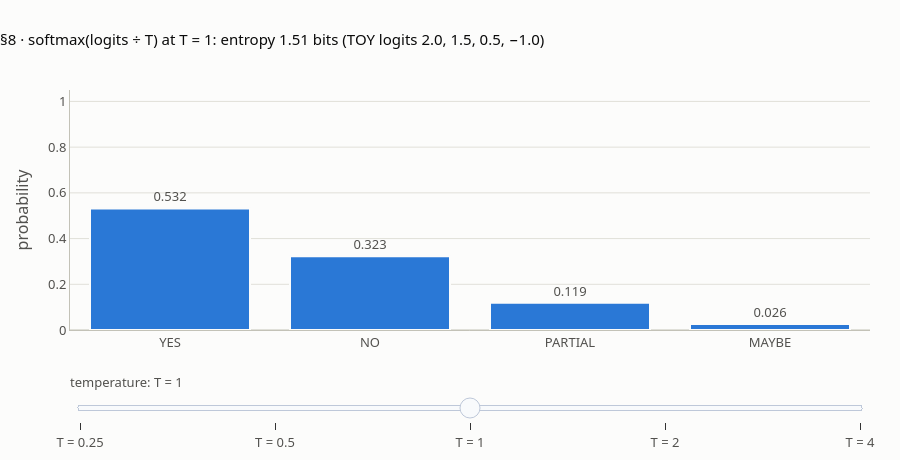

Notebook code cell kept with this figure:
### Markdown cell above
## 8 · Temperature reshapes the odds

**What this verifies** (lesson step 8, `#temperature`; fact S7). **Toy** scores (logits) for four answers YES / NO / PARTIAL / MAYBE: [2.0, 1.5, 0.5, −1.0]. These are made up, not from any model; Groq does not return logprobs, so the real numbers cannot be shown.
- probability = softmax(logits ÷ T). Small T sharpens the same scores; large T flattens them;
- entropy (how spread out the odds are, in bits) rises with T: 0.55 at T = 0.25, 1.51 at T = 1, 1.95 at T = 4;
- 1,000 seeded draws (numpy `default_rng(0)`, one generator used in sequence for T = 0.5, 1, 2) follow the probabilities;
- Groq turns T = 0 into 1e-8: with these scores, that is the top answer with probability 1 (greedy).

Repeatability: `seed` is best effort on Groq; on GPU servers the batch your request lands in can change results even at T = 0 (Thinking Machines, 2025; not shown for Groq). Replaying a recorded response is the only guarantee.

**The chart** has a slider over T. Move it and watch the same four scores change shape.

### Code cell
LABELS_T = ["YES", "NO", "PARTIAL", "MAYBE"]
z = np.array([2.0, 1.5, 0.5, -1.0])                  # TOY logits


def softmax_T(z, T):
    s = z / T
    s = s - s.max()
    p = np.exp(s)
    return p / p.sum()


def entropy_bits(p):
    p = p[p > 0]
    return -float((p * np.log2(p)).sum())


EXPECTED_S7 = {0.25: ([0.879, 0.119, 0.002, 0.0], 0.55), 0.5: ([0.704, 0.259, 0.035, 0.002], 1.05),
               1.0: ([0.532, 0.323, 0.119, 0.026], 1.51), 2.0: ([0.404, 0.315, 0.191, 0.090], 1.82),
               4.0: ([0.329, 0.290, 0.226, 0.155], 1.95)}
P = {}
for T, (p_exp, h_exp) in EXPECTED_S7.items():
    P[T] = softmax_T(z, T)
    check(f"§8 T = {T}: probabilities (3 decimals), entropy (bits)",
          [np.round(P[T], 3).tolist(), round(entropy_bits(P[T]), 2)], [p_exp, h_exp], tol=5e-4)
rng = np.random.default_rng(0)
for T, exp in ((0.5, [681, 282, 36, 1]), (1.0, [557, 301, 117, 25]), (2.0, [409, 322, 184, 85])):
    draws = rng.choice(4, size=1000, p=softmax_T(z, T))
    check(f"§8 T = {T}: 1,000 seeded draws per answer", np.bincount(draws, minlength=4).tolist(), exp)
check("§8 T = 1e-8 (Groq's stand-in for 0): the top answer gets probability 1",
      np.round(softmax_T(z, 1e-8), 6).tolist(), [1.0, 0.0, 0.0, 0.0])

# chart: slider over T
TS = [0.25, 0.5, 1.0, 2.0, 4.0]
start = TS.index(1.0)
fig = go.Figure(go.Bar(x=LABELS_T, y=r5(P[TS[start]]), marker=dict(color=BLUE, line=dict(width=2, color=SURFACE)),
                       text=[f"{v:.3f}" for v in P[TS[start]]], textposition="outside",
                       hovertemplate="%{x}: p = %{y:.3f}<extra></extra>"))
steps = [dict(method="update", label=f"T = {T:g}",
              args=[{"y": [r5(P[T])], "text": [[f"{v:.3f}" for v in P[T]]]},
                    {"title.text": f"§8 · softmax(logits ÷ T) at T = {T:g}: entropy {entropy_bits(P[T]):.2f} bits "
                                   f"(TOY logits 2.0, 1.5, 0.5, −1.0)"}]) for T in TS]
fig.update_layout(title=f"§8 · softmax(logits ÷ T) at T = 1: entropy {entropy_bits(P[1.0]):.2f} bits "
                        f"(TOY logits 2.0, 1.5, 0.5, −1.0)",
                  height=460, yaxis=dict(title="probability", range=[0, 1.05]), showlegend=False,
                  sliders=[dict(active=start, steps=steps, currentvalue=dict(prefix="temperature: "),
                                pad=dict(t=40))])
fig.show()

### Figure 1 — Plotly figure (JSON) as saved in the notebook; plotly's stock layout.template omitted (floating-point values rounded to 4 significant figures)
{"data": [{"hovertemplate": "%{x}: p = %{y:.3f}<extra></extra>", "marker": {"color": "#2a78d6", "line": {"color": "#fcfcfb", "width": 2}}, "text": ["0.532", "0.323", "0.119", "0.026"], "textposition": "outside", "x": ["YES", "NO", "PARTIAL", "MAYBE"], "y": [0.5321, 0.3227, 0.1187, 0.02649], "type": "bar"}], "layout": {"yaxis": {"title": {"text": "probability"}, "range": [0, 1.05]}, "title": {"text": "§8 · softmax(logits ÷ T) at T = 1: entropy 1.51 bits (TOY logits 2.0, 1.5, 0.5, −1.0)"}, "height": 460, "showlegend": false, "sliders": [{"active": 2, "currentvalue": {"prefix": "temperature: "}, "pad": {"t": 40}, "steps": [{"args": [{"y": [[0.8789, 0.1189, 0.00218, 1e-05]], "text": [["0.879", "0.119", "0.002", "0.000"]]}, {"title.text": "§8 · softmax(logits ÷ T) at T = 0.25: entropy 0.55 bits (TOY logits 2.0, 1.5, 0.5, −1.0)"}], "label": "T = 0.25", "method": "update"}, {"args": [{"y": [[0.7042, 0.259, 0.03506, 0.00175]], "text": [["0.704", "0.259", "0.035", "0.002"]]}, {"title.text": "§8 · softmax(logits ÷ T) at T = 0.5: entropy 1.05 bits (TOY logits 2.0, 1.5, 0.5, −1.0)"}], "label": "T = 0.5", "method": "update"}, {"args": [{"y": [[0.5321, 0.3227, 0.1187, 0.02649]], "text": [["0.532", "0.323", "0.119", "0.026"]]}, {"title.text": "§8 · softmax(logits ÷ T) at T = 1: entropy 1.51 bits (TOY logits 2.0, 1.5, 0.5, −1.0)"}], "label": "T = 1", "method": "update"}, {"args": [{"y": [[0.4042, 0.3148, 0.1909, 0.09018]], "text": [["0.404", "0.315", "0.191", "0.090"]]}, {"title.text": "§8 · softmax(logits ÷ T) at T = 2: entropy 1.82 bits (TOY logits 2.0, 1.5, 0.5, −1.0)"}], "label": "T = 2", "method": "update"}, {"args": [{"y": [[0.3287, 0.2901, 0.2259, 0.1553]], "text": [["0.329", "0.290", "0.226", "0.155"]]}, {"title.text": "§8 · softmax(logits ÷ T) at T = 4: entropy 1.95 bits (TOY logits 2.0, 1.5, 0.5, −1.0)"}], "label": "T = 4", "method": "update"}]}]}}
